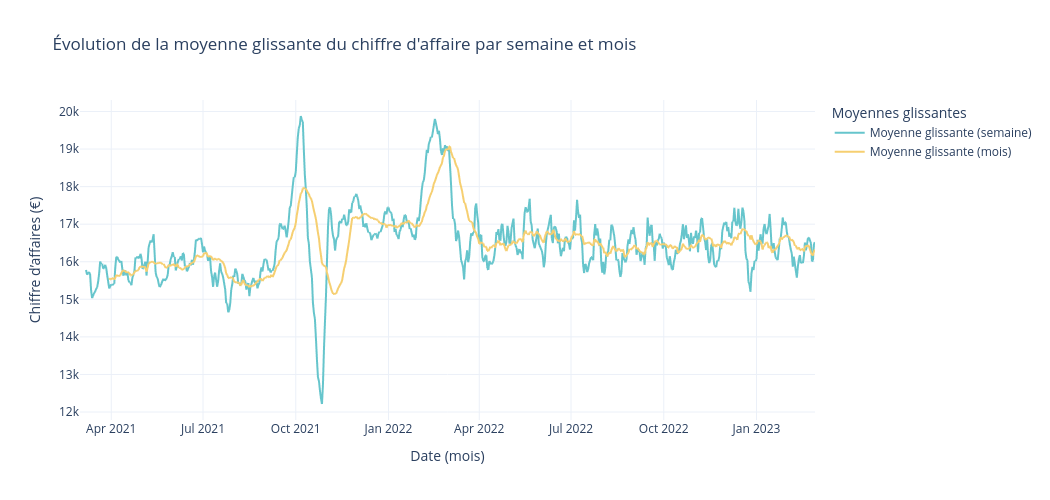

The notebook cell saved with this chart:
### Code cell
figure = px.line(
    df_ca, 
    x='date', 
    y=['Moyenne glissante (semaine)','Moyenne glissante (mois)'], 
    color_discrete_sequence=px.colors.qualitative.Pastel,
    markers=False,
    title='Évolution de la moyenne glissante du chiffre d\'affaire par semaine et mois',
    labels={
        'date': 'Date (mois)',
        'value': 'Chiffre d’affaires (€)',
        'variable': 'Moyennes glissantes'
    }
)

figure.update_layout(
    template='plotly_white',
    hovermode='x unified',
    width=1050,
    height=500
)

figure.update_traces(
    hovertemplate='%{y:.0f}€'
)

figure.show()

### Figure 1 — Plotly figure (JSON) as saved in the notebook; plotly's stock layout.template omitted (floating-point values rounded to 4 significant figures; data arrays with more than 128 entries replaced by an {"elided": "..."} marker saying what was removed)
{"data": [{"hovertemplate": "%{y:.0f}€", "legendgroup": "Moyenne glissante (semaine)", "line": {"color": "rgb(102, 197, 204)", "dash": "solid"}, "marker": {"symbol": "circle"}, "mode": "lines", "name": "Moyenne glissante (semaine)", "showlegend": true, "type": "scattergl", "x": {"elided": "730 str values"}, "xaxis": "x", "y": {"elided": "730 float values"}, "yaxis": "y"}, {"hovertemplate": "%{y:.0f}€", "legendgroup": "Moyenne glissante (mois)", "line": {"color": "rgb(246, 207, 113)", "dash": "solid"}, "marker": {"symbol": "circle"}, "mode": "lines", "name": "Moyenne glissante (mois)", "showlegend": true, "type": "scattergl", "x": {"elided": "730 str values"}, "xaxis": "x", "y": {"elided": "730 float values"}, "yaxis": "y"}], "layout": {"height": 500, "hovermode": "x unified", "legend": {"title": {"text": "Moyennes glissantes"}, "tracegroupgap": 0}, "title": {"text": "Évolution de la moyenne glissante du chiffre d'affaire par semaine et mois"}, "width": 1050, "xaxis": {"anchor": "y", "domain": [0, 1], "title": {"text": "Date (mois)"}}, "yaxis": {"anchor": "x", "domain": [0, 1], "title": {"text": "Chiffre d’affaires (€)"}}}}
